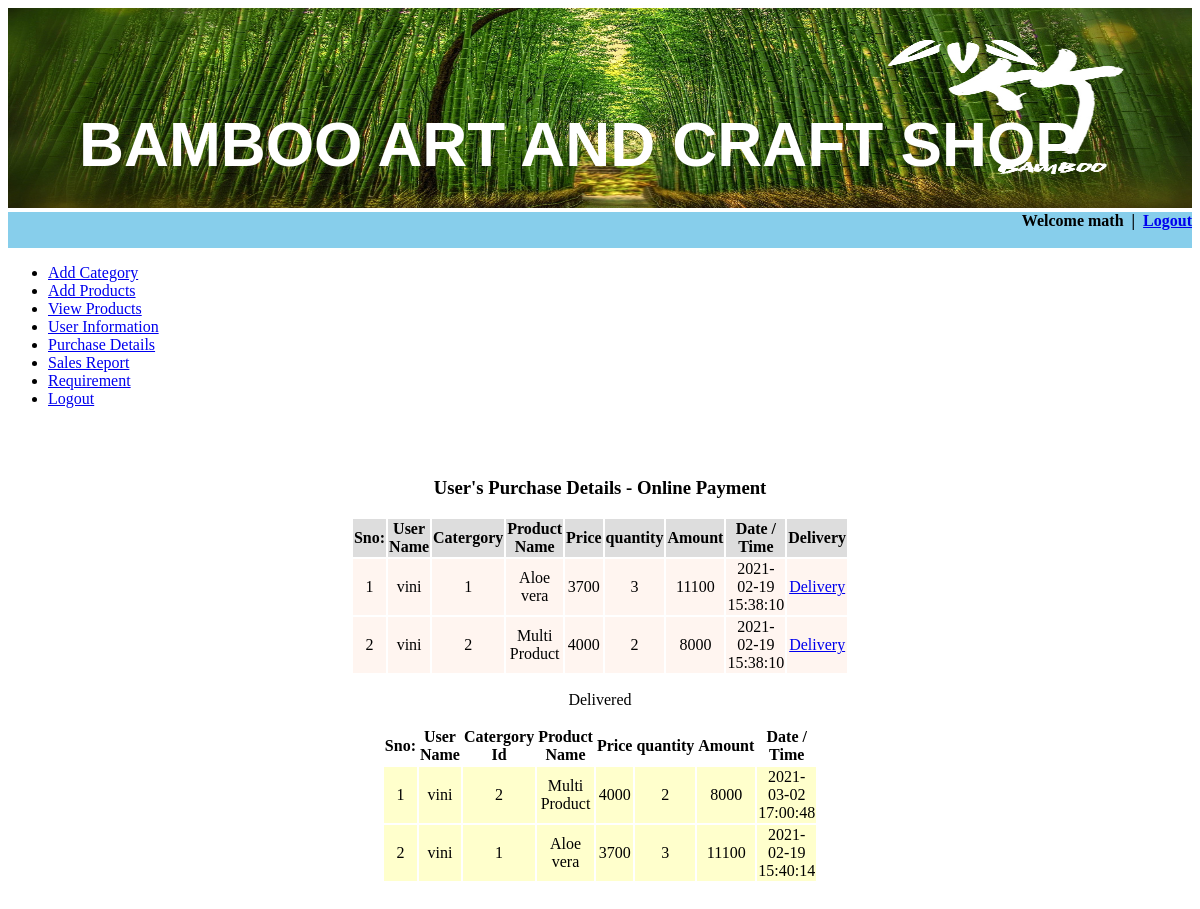
Page /admin_view_purchase_user.php (signed in) on the committed database.
### tables this page shows
CREATE TABLE `user_purchase` (
  `id` int(11) NOT NULL auto_increment,
  `catergory` varchar(25) NOT NULL,
  `pname` varchar(25) NOT NULL,
  `author` varchar(30) NOT NULL,
  `price` int(55) NOT NULL,
  `uqut` int(55) NOT NULL,
  `uname` varchar(25) NOT NULL,
  `pid` int(11) NOT NULL,
  `nid` int(11) NOT NULL,
  `rdate` timestamp NOT NULL default CURRENT_TIMESTAMP on update CURRENT_TIMESTAMP,
  `status` int(11) NOT NULL,
  `day1` int(11) NOT NULL,
  `month1` varchar(10) NOT NULL,
  `year1` int(11) NOT NULL,
  PRIMARY KEY  (`id`)
);

### admin_view_purchase_user.php (the view, shortened to what this page needs)
<?php
$select = mysql_query("SELECT * FROM user_purchase where status=1  ORDER BY id DESC") or die("select quee error".mysql_error());
	 ?><script language="javascript">
<?php include("include/header.php"); ?>
<div class="main">
<?php include("include/link_admin.php"); ?>
<form id="form1" name="form1" method="post" action="">
  <table width="318" height="400" border="0" cellpadding="0" cellspacing="0" align="center">
    <tr>
      <td align="center" valign="top"><p class="txt1">&nbsp;</p>
        <h3>User's Purchase Details - Online Payment </h3>
        <table width="73%" height="78" border="0" align="center">
          <tr align="center" bgcolor="#999999">
            <th bgcolor="#DDDDDD" scope="col">Sno:</th>
            <th bgcolor="#DDDDDD" scope="col"><LABEL for="checkbox_row_2">User Name </LABEL></th>
            <th bgcolor="#DDDDDD" scope="col">Catergory</th>
            <th bgcolor="#DDDDDD" scope="col">Product Name</th>
            <th bgcolor="#DDDDDD" scope="col">Price</th>
            <th bgcolor="#DDDDDD" scope="col">quantity</th>
            <th bgcolor="#DDDDDD" scope="col">Amount</th>
            <th bgcolor="#DDDDDD" scope="col">Date / Time</th>
            <th bgcolor="#DDDDDD" scope="col">Delivery </th>
          </tr>
		  <?php
		  $p = 0;
		  while($row = mysql_fetch_array($select)){
		  $p++;
		  ?>
          <tr align="center" bgcolor="#CCCCFF">
            <td bgcolor="#FFF5F0"><?php echo $p; ?></td>
            <td bgcolor="#FFF5F0"><?php echo $row['uname']; ?></td>
            <td bgcolor="#FFF5F0"><?php echo $row['catergory']; ?></td>
            <td bgcolor="#FFF5F0"><?php echo $row['pname']; ?></td>
            <td bgcolor="#FFF5F0"><?php echo $row['price']; ?></td>
            <td bgcolor="#FFF5F0"><?php echo $row['uqut']; ?></td>
            <td bgcolor="#FFF5F0"><?php
			$total = $row['price'] * $row['uqut'];
			echo $total;
			?></td>
            <td bgcolor="#FFF5F0"><?php echo $row['rdate']; ?></td>
            <td bgcolor="#FFF5F0"><?php if($row['status']==1){?><a href="admin_view_purchase_user.php?id=<?php echo $row['id'];?>&&name=<?php echo $row['uname'];?>">Delivery</a><?php } else { echo "Delivered";}?></td>
          </tr>
		  <?php
		  }
		  ?>
        </table>
		 <p class="txt_msg">Delivered</p>
		<?php
		$select1 = mysql_query("SELECT * FROM user_purchase where status=2  ORDER BY id DESC") or die("select quee error".mysql_error());
		?>
        <table width="73%" height="78" border="0" align="center">
          <tr align="center" bgcolor="#999999">
            <th bgcolor="#FFFFFF" class="subhead" scope="col">Sno:</th>
            <th bgcolor="#FFFFFF" class="subhead" scope="col"><LABEL for="checkbox_row_2">User Name </LABEL></th>
            <th bgcolor="#FFFFFF" class="subhead" scope="col">Catergory Id </th>
            <th bgcolor="#FFFFFF" class="subhead" scope="col">Product Name</th>
            <th bgcolor="#FFFFFF" class="subhead" scope="col">Price</th>
            <th bgcolor="#FFFFFF" class="subhead" scope="col">quantity</th>
            <th bgcolor="#FFFFFF" class="subhead" scope="col">Amount</th>
            <th bgcolor="#FFFFFF" class="subhead" scope="col">Date / Time </th>
          </tr>
          <?php
		  $p = 0;
		  while($row1 = mysql_fetch_array($select1)){
		  $p++;
		  ?>
          <tr align="center" bgcolor="#CCCCFF">
            <td bgcolor="#FFFFCC"><?php echo $p; ?></td>
            <td bgcolor="#FFFFCC"><?php echo $row1['uname']; ?></td>
            <td bgcolor="#FFFFCC"><?php echo $row1['catergory']; ?></td>
            <td bgcolor="#FFFFCC"><?php echo $row1['pname']; ?></td>
            <td bgcolor="#FFFFCC"><?php echo $row1['price']; ?></td>
            <td bgcolor="#FFFFCC"><?php echo $row1['uqut']; ?></td>
            <td bgcolor="#FFFFCC"><?php
			$total1 = $row1['price'] * $row1['uqut'];
			echo $total1;
			?></td>
            <td bgcolor="#FFFFCC"><?php echo $row1['rdate']; ?></td>
          </tr>
          <?php
		  }
		  ?>
        </table>
        <p>      <h3>&nbsp;</h3>
      <p></p></td>
    </tr>
  </table>
</form>
</body>
</html>

### rows in the picture
user_purchase: uname "vini", catergory "1", pname "Aloe vera", price "3700", uqut "3", total "11100", rdate "2021-02-19 15:38:10"
user_purchase: uname "vini", catergory "2", pname "Multi Product", price "4000", uqut "2", total "8000", rdate "2021-02-19 15:38:10"
user_purchase: uname "vini", catergory "2", pname "Multi Product", price "4000", uqut "2", total1 "8000", rdate "2021-03-02 17:00:48"
user_purchase: uname "vini", catergory "1", pname "Aloe vera", price "3700", uqut "3", total1 "11100", rdate "2021-02-19 15:40:14"

### other values in the picture
$uname "math"
